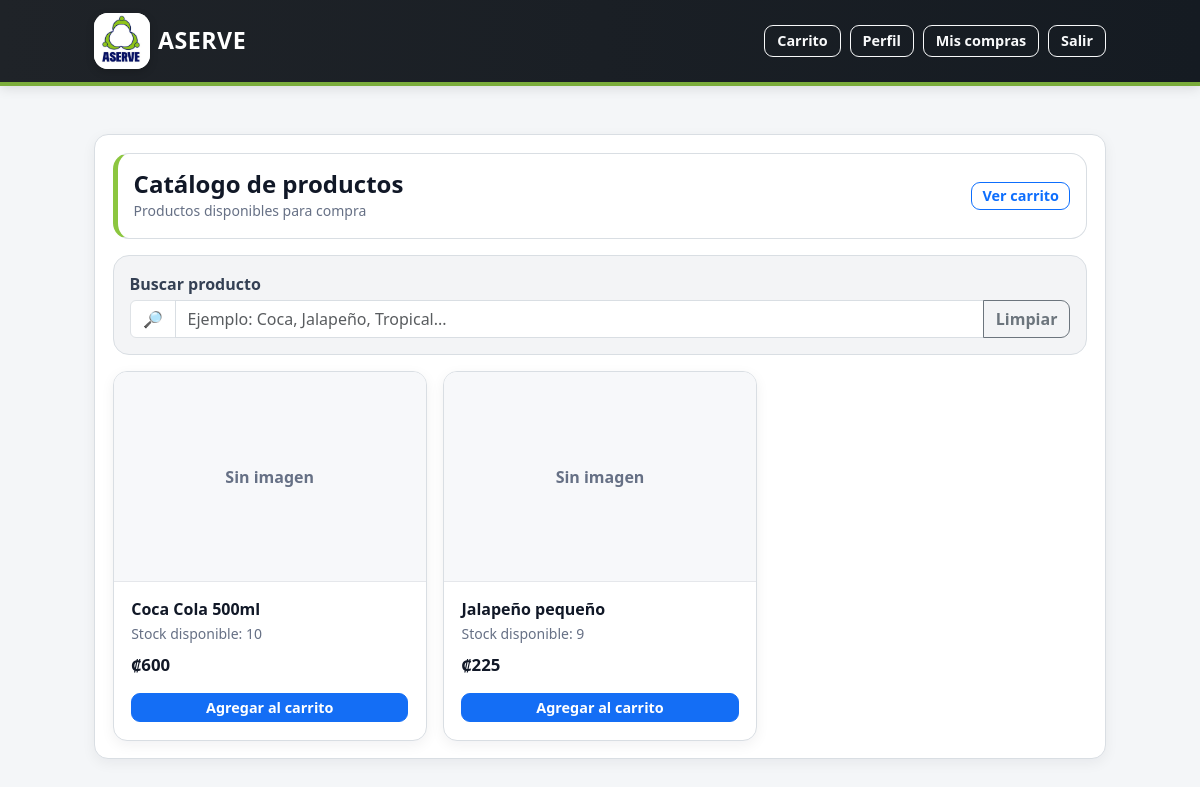
The page /catalogo (signed in) on the database as committed earlier.
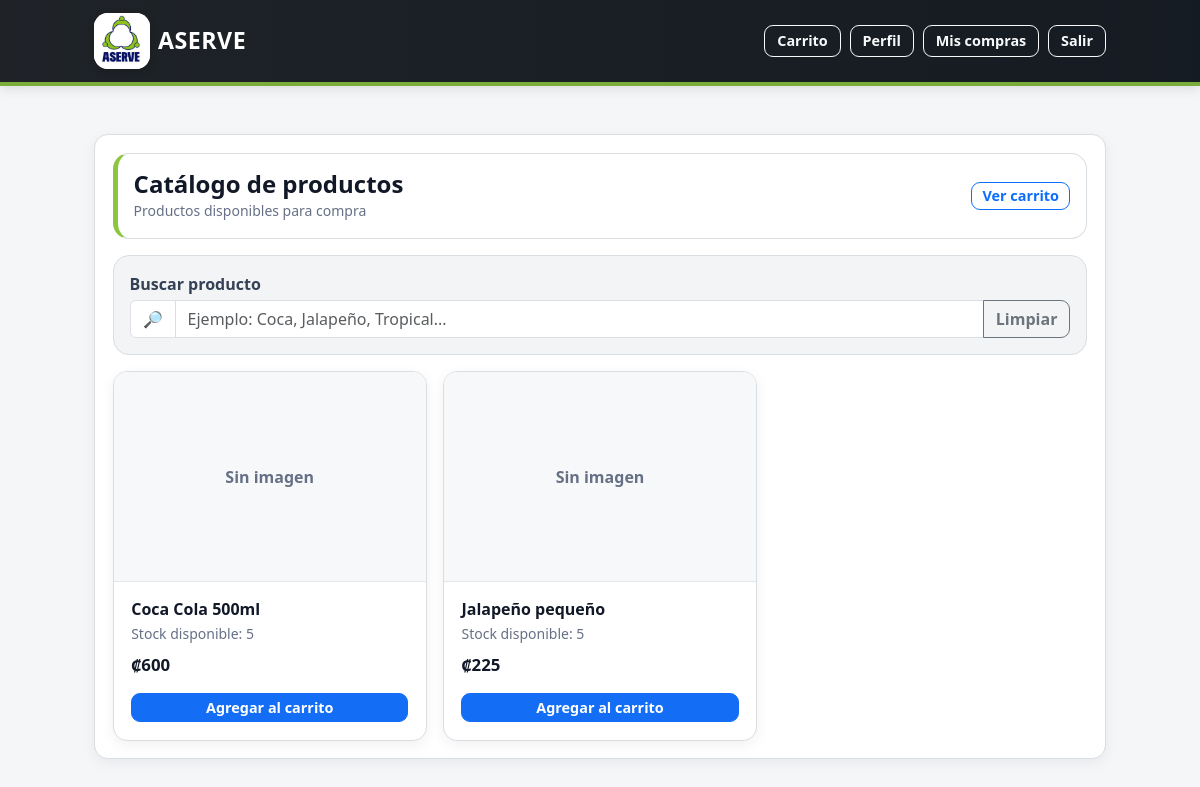
The same page on the database as committed later.
### tables this page shows
CREATE TABLE products (
    id INTEGER PRIMARY KEY AUTOINCREMENT,
    nombre TEXT NOT NULL,
    precio REAL NOT NULL CHECK (precio >= 0),
    stock INTEGER NOT NULL DEFAULT 0 CHECK (stock >= 0),
    stock_minimo INTEGER NOT NULL DEFAULT 0 CHECK (stock_minimo >= 0),
    image_filename TEXT,
    activo INTEGER NOT NULL DEFAULT 1 CHECK (activo IN (0, 1))
);

### app.py (the view)
@app.route("/catalogo")
def catalogo():
    db = get_db()
    q = (request.args.get("q") or "").strip()
    where = [
        "activo = 1",
        "stock > 0"
    ]
    params = []
    if q:
        where.append("nombre LIKE ?")
        params.append(f"%{q}%")
    where_sql = "WHERE " + " AND ".join(where)
    productos = db.execute(
        f"""
        SELECT
            id,
            nombre,
            precio,
            stock,
            stock_minimo,
            activo,
            image_filename
        FROM products
        {where_sql}
        ORDER BY nombre ASC
        """,
        params
    ).fetchall()
    return render_template(
        "catalogo.html",
        productos=productos,
        q=q
    )

### app.py (called while the page is built)
@app.template_filter("crc")
def format_crc(value):
    try:
        return f"₡{float(value):,.0f}"
    except (TypeError, ValueError):
        return "₡0"

def get_db():
    if "db" not in g:
        db_folder = os.path.dirname(app.config["DATABASE"])
        os.makedirs(db_folder, exist_ok=True)
        g.db = sqlite3.connect(app.config["DATABASE"])
        g.db.row_factory = sqlite3.Row
    return g.db

@app.before_request
def proteger_acceso_global():
    endpoint = request.endpoint
    if endpoint is None:
        return None
    rutas_publicas = {
        "login",
        "static"
    }
    if endpoint in rutas_publicas:
        return None
    if "user_id" not in session:
        flash("Debes iniciar sesión para acceder a ASERVE.", "warning")
        return redirect(url_for("login"))
    rutas_password_temporal = {
        "cambiar_password_temporal",
        "logout",
        "static"
    }
    if session.get("password_temporal") == 1:
        if endpoint not in rutas_password_temporal:
            flash("Debes cambiar tu contraseña temporal antes de continuar.", "warning")
            return redirect(url_for("cambiar_password_temporal"))
    return None

### templates/catalogo.html (shortened to what this page needs)
{% extends "base.html" %}
{% block content %}
<div class="card shadow-sm card-compact">
  <div class="card-body">
    <div class="catalog-header mb-3">
      <div class="d-flex flex-column flex-md-row justify-content-between align-items-start align-items-md-center gap-3">
        <div>
          <h4 class="mb-0">Catálogo de productos</h4>
          <small class="text-muted">
            Productos disponibles para compra
          </small>
        </div>
        <a class="btn btn-outline-primary btn-sm" href="{{ url_for('ver_carrito') }}">
          Ver carrito
        </a>
      </div>
    </div>
    {% if productos %}
      <div class="catalog-search mb-3">
        <label class="form-label mb-1">Buscar producto</label>
        <div class="input-group">
          <span class="input-group-text bg-white">
            🔎
          </span>
          <input
            id="searchFront"
            type="text"
            class="form-control"
            placeholder="Ejemplo: Coca, Jalapeño, Tropical..."
            autocomplete="off"
          >
          <button
            class="btn btn-outline-secondary"
            type="button"
            id="btnClearSearch">
            Limpiar
          </button>
        </div>
      </div>
    {% endif %}
    {% if productos %}
      <div class="row g-3" id="productsContainer">
        {% for p in productos %}
        <div class="col-12 col-sm-6 col-lg-4 product-item"
             data-name="{{ p.nombre|lower }}">
          <div class="card product-card h-100">
            {% if p.image_filename %}
              <div class="product-img-box">
                <img
                  src="{{ url_for('static', filename='uploads/' ~ p.image_filename) }}"
                  class="product-img"
                  alt="{{ p.nombre }}"
                >
              </div>
            {% else %}
              <div class="product-img-box product-img-empty">
                <span>Sin imagen</span>
              </div>
            {% endif %}
            <div class="card-body d-flex flex-column">
              <h6 class="fw-bold mb-1">
                {{ p.nombre }}
              </h6>
              <small class="text-muted mb-2">
                Stock disponible: {{ p.stock }}
              </small>
              <div class="product-price mb-3">
                {{ p.precio|crc }}
              </div>
              <form method="POST"
                    action="{{ url_for('carrito_add', product_id=p.id) }}"
                    class="mt-auto">
                <button type="submit" class="btn btn-primary w-100 btn-sm">
                  Agregar al carrito
                </button>
              </form>
            </div>
          </div>
        </div>
        {% endfor %}
      </div>
    {% endif %}
  </div>
</div>
{% endblock %}

Rows that differ between the two databases and show on the page:
changed products "Coca Cola 500ml": stock "10" → "5"
changed products "Jalapeño pequeño": stock "9" → "5"
